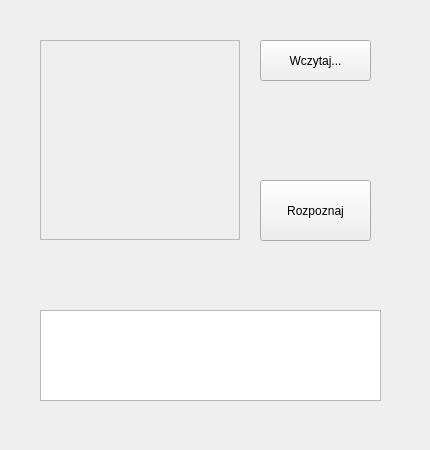
<?xml version="1.0" encoding="UTF-8"?>
<ui version="4.0">
 <class>gui</class>
 <widget class="QWidget" name="gui">
  <property name="geometry">
   <rect>
    <x>0</x>
    <y>0</y>
    <width>430</width>
    <height>450</height>
   </rect>
  </property>
  <property name="windowTitle">
   <string>gui</string>
  </property>
  <widget class="QPushButton" name="pushButton_load">
   <property name="geometry">
    <rect>
     <x>260</x>
     <y>40</y>
     <width>111</width>
     <height>41</height>
    </rect>
   </property>
   <property name="text">
    <string>Wczytaj...</string>
   </property>
  </widget>
  <widget class="QPushButton" name="pushButton_recognize">
   <property name="geometry">
    <rect>
     <x>260</x>
     <y>180</y>
     <width>111</width>
     <height>61</height>
    </rect>
   </property>
   <property name="text">
    <string>Rozpoznaj</string>
   </property>
  </widget>
  <widget class="QFrame" name="frame">
   <property name="geometry">
    <rect>
     <x>40</x>
     <y>40</y>
     <width>200</width>
     <height>200</height>
    </rect>
   </property>
   <property name="frameShape">
    <enum>QFrame::StyledPanel</enum>
   </property>
   <property name="frameShadow">
    <enum>QFrame::Raised</enum>
   </property>
   <widget class="QLabel" name="label">
    <property name="geometry">
     <rect>
      <x>0</x>
      <y>0</y>
      <width>200</width>
      <height>200</height>
     </rect>
    </property>
    <property name="text">
     <string/>
    </property>
    <property name="scaledContents">
     <bool>true</bool>
    </property>
   </widget>
  </widget>
  <widget class="QTextEdit" name="textEdit_output">
   <property name="geometry">
    <rect>
     <x>40</x>
     <y>310</y>
     <width>341</width>
     <height>91</height>
    </rect>
   </property>
   <property name="font">
    <font>
     <pointsize>20</pointsize>
     <weight>50</weight>
     <bold>false</bold>
    </font>
   </property>
   <property name="html">
    <string>&lt;!DOCTYPE HTML PUBLIC &quot;-//W3C//DTD HTML 4.0//EN&quot; &quot;http://www.w3.org/TR/REC-html40/strict.dtd&quot;&gt;
&lt;html&gt;&lt;head&gt;&lt;meta name=&quot;qrichtext&quot; content=&quot;1&quot; /&gt;&lt;style type=&quot;text/css&quot;&gt;
p, li { white-space: pre-wrap; }
&lt;/style&gt;&lt;/head&gt;&lt;body style=&quot; font-family:'MS Shell Dlg 2'; font-size:20pt; font-weight:400; font-style:normal;&quot;&gt;
&lt;p style=&quot;-qt-paragraph-type:empty; margin-top:0px; margin-bottom:0px; margin-left:0px; margin-right:0px; -qt-block-indent:0; text-indent:0px;&quot;&gt;&lt;br /&gt;&lt;/p&gt;&lt;/body&gt;&lt;/html&gt;</string>
   </property>
  </widget>
 </widget>
 <resources/>
 <connections>
  <connection>
   <sender>pushButton_load</sender>
   <signal>clicked()</signal>
   <receiver>gui</receiver>
   <slot>load()</slot>
   <hints>
    <hint type="sourcelabel">
     <x>307</x>
     <y>65</y>
    </hint>
    <hint type="destinationlabel">
     <x>19</x>
     <y>22</y>
    </hint>
   </hints>
  </connection>
  <connection>
   <sender>pushButton_recognize</sender>
   <signal>clicked()</signal>
   <receiver>gui</receiver>
   <slot>recognize()</slot>
   <hints>
    <hint type="sourcelabel">
     <x>315</x>
     <y>224</y>
    </hint>
    <hint type="destinationlabel">
     <x>278</x>
     <y>350</y>
    </hint>
   </hints>
  </connection>
 </connections>
</ui>
